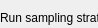
      <widget class="QWidget" name="page_9">
       <property name="geometry">
        <rect>
         <x>0</x>
         <y>0</y>
         <width>98</width>
         <height>28</height>
        </rect>
       </property>
       <attribute name="label">
        <string>Step 5 - Run / re-run sampling strategy</string>
       </attribute>
       <widget class="QGroupBox" name="groupBox_31">
        <property name="geometry">
         <rect>
          <x>0</x>
          <y>10</y>
          <width>681</width>
          <height>161</height>
         </rect>
        </property>
        <property name="title">
         <string>Run sampling strategy</string>
        </property>
        <widget class="QPushButton" name="pushButton_10">
         <property name="geometry">
          <rect>
           <x>530</x>
           <y>120</y>
           <width>131</width>
           <height>23</height>
          </rect>
         </property>
         <property name="text">
          <string>Run sampling strategy</string>
         </property>
        </widget>
        <widget class="QSlider" name="horizontalSlider_54">
         <property name="geometry">
          <rect>
           <x>150</x>
           <y>30</y>
           <width>84</width>
           <height>19</height>
          </rect>
         </property>
         <property name="orientation">
          <enum>Qt::Horizontal</enum>
         </property>
        </widget>
        <widget class="QLabel" name="label_67">
         <property name="geometry">
          <rect>
           <x>20</x>
           <y>30</y>
           <width>156</width>
           <height>19</height>
          </rect>
         </property>
         <property name="text">
          <string>Number of Ne replicates:</string>
         </property>
        </widget>
        <widget class="QSpinBox" name="spinBox_46">
         <property name="geometry">
          <rect>
           <x>240</x>
           <y>30</y>
           <width>42</width>
           <height>20</height>
          </rect>
         </property>
        </widget>
       </widget>
      </widget>
